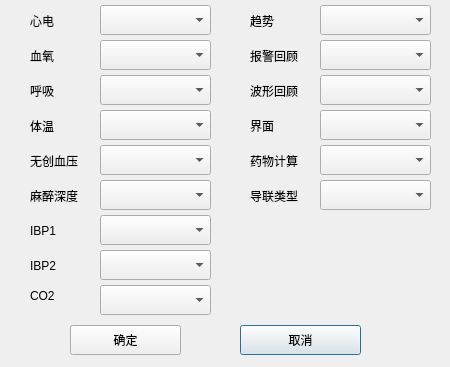
<?xml version="1.0" encoding="UTF-8"?>
<ui version="4.0">
 <class>Dlg_serv_usr_config_para</class>
 <widget class="QDialog" name="Dlg_serv_usr_config_para">
  <property name="geometry">
   <rect>
    <x>0</x>
    <y>0</y>
    <width>450</width>
    <height>367</height>
   </rect>
  </property>
  <property name="windowTitle">
   <string>参数开关</string>
  </property>
  <widget class="QComboBox" name="m_cmbb_tiwen">
   <property name="geometry">
    <rect>
     <x>100</x>
     <y>110</y>
     <width>111</width>
     <height>30</height>
    </rect>
   </property>
   <property name="maxVisibleItems">
    <number>2</number>
   </property>
  </widget>
  <widget class="QComboBox" name="m_cmbb_qushi">
   <property name="geometry">
    <rect>
     <x>320</x>
     <y>5</y>
     <width>111</width>
     <height>30</height>
    </rect>
   </property>
   <property name="maxVisibleItems">
    <number>2</number>
   </property>
  </widget>
  <widget class="QComboBox" name="m_cmbb_boxinghuigu">
   <property name="geometry">
    <rect>
     <x>320</x>
     <y>75</y>
     <width>111</width>
     <height>30</height>
    </rect>
   </property>
   <property name="maxVisibleItems">
    <number>2</number>
   </property>
  </widget>
  <widget class="QComboBox" name="m_cmbb_huxi">
   <property name="geometry">
    <rect>
     <x>100</x>
     <y>75</y>
     <width>111</width>
     <height>30</height>
    </rect>
   </property>
   <property name="maxVisibleItems">
    <number>2</number>
   </property>
  </widget>
  <widget class="QLabel" name="label_5">
   <property name="geometry">
    <rect>
     <x>250</x>
     <y>45</y>
     <width>61</width>
     <height>21</height>
    </rect>
   </property>
   <property name="text">
    <string>报警回顾</string>
   </property>
  </widget>
  <widget class="QLabel" name="label_19">
   <property name="geometry">
    <rect>
     <x>30</x>
     <y>285</y>
     <width>51</width>
     <height>21</height>
    </rect>
   </property>
   <property name="text">
    <string>CO2</string>
   </property>
  </widget>
  <widget class="QComboBox" name="m_cmbb_yaowujisuan">
   <property name="geometry">
    <rect>
     <x>320</x>
     <y>145</y>
     <width>111</width>
     <height>30</height>
    </rect>
   </property>
   <property name="maxVisibleItems">
    <number>2</number>
   </property>
  </widget>
  <widget class="QLabel" name="label_10">
   <property name="geometry">
    <rect>
     <x>250</x>
     <y>115</y>
     <width>51</width>
     <height>21</height>
    </rect>
   </property>
   <property name="text">
    <string>界面</string>
   </property>
  </widget>
  <widget class="QLabel" name="label_13">
   <property name="geometry">
    <rect>
     <x>30</x>
     <y>185</y>
     <width>61</width>
     <height>21</height>
    </rect>
   </property>
   <property name="text">
    <string>麻醉深度</string>
   </property>
  </widget>
  <widget class="QLabel" name="label_8">
   <property name="geometry">
    <rect>
     <x>250</x>
     <y>80</y>
     <width>61</width>
     <height>21</height>
    </rect>
   </property>
   <property name="text">
    <string>波形回顾</string>
   </property>
  </widget>
  <widget class="QLabel" name="label_7">
   <property name="geometry">
    <rect>
     <x>30</x>
     <y>80</y>
     <width>51</width>
     <height>21</height>
    </rect>
   </property>
   <property name="text">
    <string>呼吸</string>
   </property>
  </widget>
  <widget class="QComboBox" name="m_cmbb_baojinghuigu">
   <property name="geometry">
    <rect>
     <x>320</x>
     <y>40</y>
     <width>111</width>
     <height>30</height>
    </rect>
   </property>
   <property name="maxVisibleItems">
    <number>2</number>
   </property>
  </widget>
  <widget class="QComboBox" name="m_cmbb_mashen">
   <property name="geometry">
    <rect>
     <x>100</x>
     <y>180</y>
     <width>111</width>
     <height>30</height>
    </rect>
   </property>
   <property name="maxVisibleItems">
    <number>2</number>
   </property>
  </widget>
  <widget class="QLabel" name="label_9">
   <property name="geometry">
    <rect>
     <x>30</x>
     <y>115</y>
     <width>51</width>
     <height>21</height>
    </rect>
   </property>
   <property name="text">
    <string>体温</string>
   </property>
  </widget>
  <widget class="QComboBox" name="m_cmbb_nibp">
   <property name="geometry">
    <rect>
     <x>100</x>
     <y>145</y>
     <width>111</width>
     <height>30</height>
    </rect>
   </property>
   <property name="maxVisibleItems">
    <number>2</number>
   </property>
  </widget>
  <widget class="QLabel" name="label_14">
   <property name="geometry">
    <rect>
     <x>250</x>
     <y>185</y>
     <width>61</width>
     <height>21</height>
    </rect>
   </property>
   <property name="text">
    <string>导联类型</string>
   </property>
  </widget>
  <widget class="QLabel" name="label_2">
   <property name="geometry">
    <rect>
     <x>250</x>
     <y>10</y>
     <width>51</width>
     <height>21</height>
    </rect>
   </property>
   <property name="text">
    <string>趋势</string>
   </property>
  </widget>
  <widget class="QComboBox" name="m_cmbb_daolianleixing">
   <property name="geometry">
    <rect>
     <x>320</x>
     <y>180</y>
     <width>111</width>
     <height>30</height>
    </rect>
   </property>
   <property name="maxVisibleItems">
    <number>2</number>
   </property>
  </widget>
  <widget class="QLabel" name="label">
   <property name="geometry">
    <rect>
     <x>30</x>
     <y>10</y>
     <width>51</width>
     <height>21</height>
    </rect>
   </property>
   <property name="text">
    <string>心电</string>
   </property>
  </widget>
  <widget class="QLabel" name="label_11">
   <property name="geometry">
    <rect>
     <x>30</x>
     <y>150</y>
     <width>61</width>
     <height>21</height>
    </rect>
   </property>
   <property name="text">
    <string>无创血压</string>
   </property>
  </widget>
  <widget class="QComboBox" name="m_cmbb_co2">
   <property name="geometry">
    <rect>
     <x>100</x>
     <y>285</y>
     <width>111</width>
     <height>30</height>
    </rect>
   </property>
   <property name="maxVisibleItems">
    <number>2</number>
   </property>
  </widget>
  <widget class="QLabel" name="label_4">
   <property name="geometry">
    <rect>
     <x>30</x>
     <y>45</y>
     <width>41</width>
     <height>21</height>
    </rect>
   </property>
   <property name="text">
    <string>血氧</string>
   </property>
  </widget>
  <widget class="QPushButton" name="pushButton_2">
   <property name="geometry">
    <rect>
     <x>240</x>
     <y>325</y>
     <width>121</width>
     <height>30</height>
    </rect>
   </property>
   <property name="text">
    <string>取消</string>
   </property>
  </widget>
  <widget class="QComboBox" name="m_cmbb_ibp2">
   <property name="geometry">
    <rect>
     <x>100</x>
     <y>250</y>
     <width>111</width>
     <height>30</height>
    </rect>
   </property>
   <property name="maxVisibleItems">
    <number>2</number>
   </property>
  </widget>
  <widget class="QComboBox" name="m_cmbb_xindian">
   <property name="geometry">
    <rect>
     <x>100</x>
     <y>5</y>
     <width>111</width>
     <height>30</height>
    </rect>
   </property>
   <property name="maxVisibleItems">
    <number>2</number>
   </property>
  </widget>
  <widget class="QPushButton" name="pushButton">
   <property name="geometry">
    <rect>
     <x>70</x>
     <y>325</y>
     <width>111</width>
     <height>30</height>
    </rect>
   </property>
   <property name="text">
    <string>确定</string>
   </property>
  </widget>
  <widget class="QComboBox" name="m_cmbb_xueyang">
   <property name="geometry">
    <rect>
     <x>100</x>
     <y>40</y>
     <width>111</width>
     <height>30</height>
    </rect>
   </property>
   <property name="maxVisibleItems">
    <number>2</number>
   </property>
  </widget>
  <widget class="QLabel" name="label_12">
   <property name="geometry">
    <rect>
     <x>250</x>
     <y>150</y>
     <width>61</width>
     <height>21</height>
    </rect>
   </property>
   <property name="text">
    <string>药物计算</string>
   </property>
  </widget>
  <widget class="QLabel" name="label_15">
   <property name="geometry">
    <rect>
     <x>30</x>
     <y>220</y>
     <width>51</width>
     <height>21</height>
    </rect>
   </property>
   <property name="text">
    <string>IBP1</string>
   </property>
  </widget>
  <widget class="QComboBox" name="m_cmbb_ibp1">
   <property name="geometry">
    <rect>
     <x>100</x>
     <y>215</y>
     <width>111</width>
     <height>30</height>
    </rect>
   </property>
   <property name="maxVisibleItems">
    <number>2</number>
   </property>
  </widget>
  <widget class="QLabel" name="label_17">
   <property name="geometry">
    <rect>
     <x>30</x>
     <y>255</y>
     <width>51</width>
     <height>21</height>
    </rect>
   </property>
   <property name="text">
    <string>IBP2</string>
   </property>
  </widget>
  <widget class="QComboBox" name="m_cmbb_jiemian">
   <property name="geometry">
    <rect>
     <x>320</x>
     <y>110</y>
     <width>111</width>
     <height>30</height>
    </rect>
   </property>
   <property name="maxVisibleItems">
    <number>2</number>
   </property>
  </widget>
 </widget>
 <resources/>
 <connections/>
</ui>
